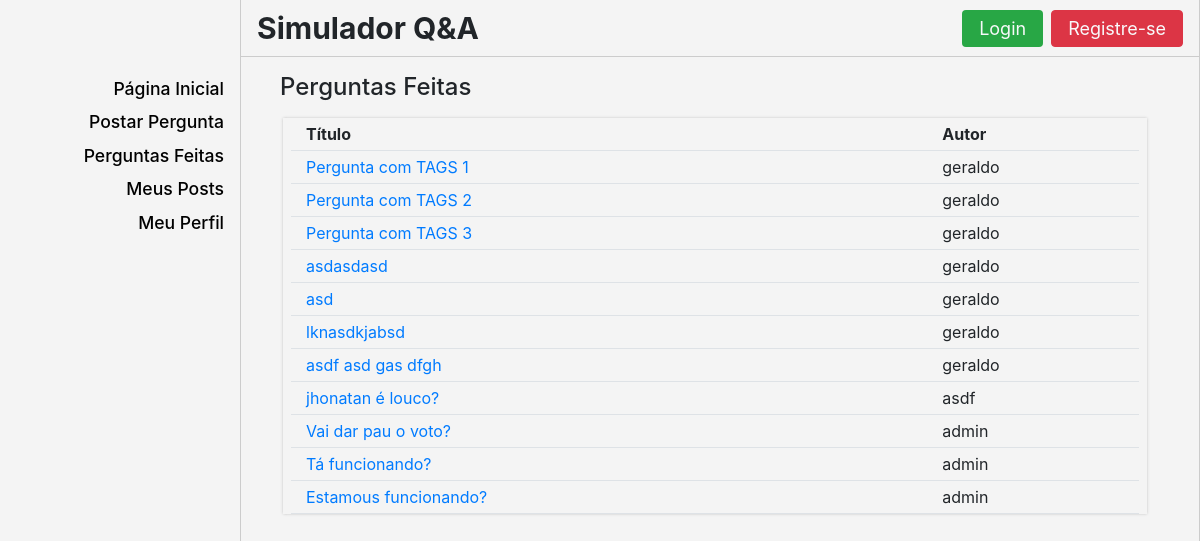
The page /listar_perguntas on the database its author committed.
### qa/models.py (models this page shows, shortened)
class Pergunta(models.Model):
    usuario = models.CharField(max_length=100, default='usuario default')
    titulo = models.CharField(max_length=100, blank=True)
    texto = models.TextField(max_length=1000, default='texto default')
    tags = models.TextField(null=True)
    votos = models.IntegerField(default=0)

### qa/views.py (the view)
# urls.py: path('listar_perguntas', views.listar_perguntas, name='listar_perguntas'),
def listar_perguntas(request):
    usuario = request.user.get_username()
    perguntas = Pergunta.objects.all()
    context = {'perguntas': perguntas, 'usuario':usuario}
    return render(request, 'qa/lista_perguntas.html', context)

### qa/templates/qa/lista_perguntas.html
{% extends 'qa/template.html' %}
{% block content %}
	<div class='container-fluid ml-4 mt-3'>
		<h4>Perguntas Feitas</h4>
		{% if perguntas %}
			<div class='row ml-0 py-2' style="height:auto; max-height:80vh; overflow-y: auto">
				<div class='col-11 px-2' style='box-shadow: 0px 0px 3px 0.2px #aaaaaa; margin-left: 3px'>
					<div class='row mx-0 py-1 border-bottom'>
						<div class="col-9 font-weight-bold">Título</div>
						<div class="col-3 font-weight-bold">Autor</div>
					</div>
					{% for pergunta in perguntas %}
					<div class="row mx-0 border-bottom py-1">
						<div class="col-9"><a href='/selecionar_pergunta/{{pergunta.id}}'>{{pergunta.titulo}}</a></div>
						<div class="col-3">{{pergunta.usuario}}</div>
					</div>
					{% endfor %}
				</div>
			</div>
		{% endif %}
	</div>
{% endblock %}

### qa/static/css/sidebar.css (style rules this page uses)
body { overflow-x: hidden; }

### qa/static/css/css_geral.css (style rules this page uses)
.bg-page { background-color: #f4f4f4 !important; }

### rows shown on the page
Pergunta: titulo "Pergunta com TAGS 1", usuario "geraldo"
Pergunta: titulo "Pergunta com TAGS 2", usuario "geraldo"
Pergunta: titulo "Pergunta com TAGS 3", usuario "geraldo"
Pergunta: titulo "asdasdasd", usuario "geraldo"
Pergunta: titulo "asd", usuario "geraldo"
Pergunta: titulo "lknasdkjabsd", usuario "geraldo"
Pergunta: titulo "asdf asd gas dfgh", usuario "geraldo"
Pergunta: titulo "jhonatan é louco?", usuario "asdf"
Pergunta: titulo "Vai dar pau o voto?", usuario "admin"
Pergunta: titulo "Tá funcionando?", usuario "admin"
Pergunta: titulo "Estamous funcionando?", usuario "admin"
